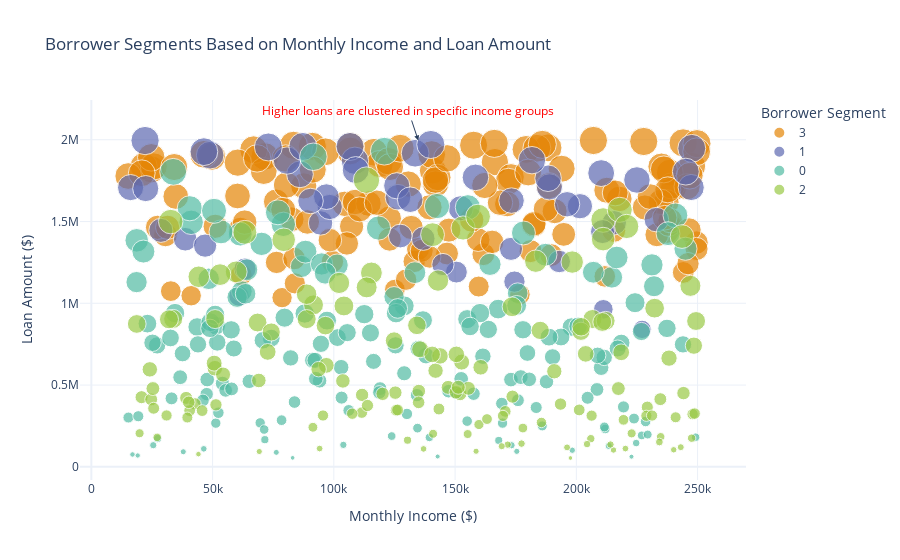

The notebook cell saved with this chart:
### Code cell
optimal_k = 4
kmeans = KMeans(n_clusters=optimal_k, random_state=42, n_init=10)
df['Borrower_Segment'] = kmeans.fit_predict(df_scaled)

fig = px.scatter(df, x='Monthly_Income', y='Loan_Amount',
                 color=df['Borrower_Segment'].astype(str), size='Loan_Amount',
                 hover_data={'Monthly_Income': True, 'Loan_Amount': True, 'Borrower_Segment': True},
                 title="Borrower Segments Based on Monthly Income and Loan Amount",
                 labels={"Monthly_Income": "Monthly Income ($)", "Loan_Amount": "Loan Amount ($)", "Borrower_Segment": "Segment"},
                 color_discrete_sequence=px.colors.qualitative.Vivid)

fig.add_annotation(
    x=df['Monthly_Income'].mean(), y=df['Loan_Amount'].max(),
    text="Higher loans are clustered in specific income groups",
    showarrow=True,
    arrowhead=2,
    font=dict(size=12, color="red")
)

fig.update_layout(
    xaxis_title="Monthly Income ($)",
    yaxis_title="Loan Amount ($)",
    template="plotly_white",
    legend_title="Borrower Segment"
)

fig.show()

### Figure 1 — Plotly figure (JSON) as saved in the notebook; plotly's stock layout.template omitted (floating-point values rounded to 4 significant figures; data arrays with more than 128 entries replaced by an {"elided": "..."} marker saying what was removed)
{"data": [{"customdata": {"elided": "136x1 int values"}, "hovertemplate": "color=3<br>Monthly Income ($)=%{x}<br>Loan Amount ($)=%{marker.size}<br>Segment=%{customdata[0]}<extra></extra>", "legendgroup": "3", "marker": {"color": "rgb(229, 134, 6)", "size": {"elided": "136 int values"}, "sizemode": "area", "sizeref": 4988.0, "symbol": "circle"}, "mode": "markers", "name": "3", "orientation": "v", "showlegend": true, "type": "scatter", "x": {"elided": "136 int values"}, "xaxis": "x", "y": {"elided": "136 int values"}, "yaxis": "y"}, {"customdata": [[1], [1], [1], [1], [1], [1], [1], [1], [1], [1], [1], [1], [1], [1], [1], [1], [1], [1], [1], [1], [1], [1], [1], [1], [1], [1], [1], [1], [1], [1], [1], [1], [1], [1], [1], [1], [1], [1], [1], [1], [1], [1], [1], [1], [1], [1], [1], [1], [1], [1], [1]], "hovertemplate": "color=1<br>Monthly Income ($)=%{x}<br>Loan Amount ($)=%{marker.size}<br>Segment=%{customdata[0]}<extra></extra>", "legendgroup": "1", "marker": {"color": "rgb(93, 105, 177)", "size": [1044620, 1648575, 1581064, 1491149, 1588814, 1132448, 1905591, 1190844, 1395718, 1445811, 1593586, 840605, 1711655, 1764514, 1753924, 1492181, 1627850, 1917306, 1871573, 1707888, 1874964, 1438509, 1707390, 1332807, 1255565, 1605537, 1995049, 1210117, 1788446, 1651948, 1625506, 1927145, 1947268, 1872744, 1795987, 1391701, 1958911, 1955829, 1701377, 1511666, 1804867, 1411236, 1814622, 1352600, 1718531, 1633306, 1958796, 1970955, 963081, 1236944, 1769890], "sizemode": "area", "sizeref": 4988.0, "symbol": "circle"}, "mode": "markers", "name": "1", "orientation": "v", "showlegend": true, "type": "scatter", "x": [60893, 126453, 152348, 94530, 98310, 174476, 48997, 150542, 136863, 28669, 201481, 227112, 188895, 188359, 224988, 215641, 173280, 133516, 108680, 247365, 181703, 210804, 16177, 173059, 192953, 196187, 22151, 63368, 86031, 96929, 90388, 46401, 247601, 80681, 210246, 38711, 106658, 72993, 22421, 233008, 245145, 127418, 109018, 46910, 125944, 131492, 87240, 139982, 211133, 144992, 158401], "xaxis": "x", "y": [1044620, 1648575, 1581064, 1491149, 1588814, 1132448, 1905591, 1190844, 1395718, 1445811, 1593586, 840605, 1711655, 1764514, 1753924, 1492181, 1627850, 1917306, 1871573, 1707888, 1874964, 1438509, 1707390, 1332807, 1255565, 1605537, 1995049, 1210117, 1788446, 1651948, 1625506, 1927145, 1947268, 1872744, 1795987, 1391701, 1958911, 1955829, 1701377, 1511666, 1804867, 1411236, 1814622, 1352600, 1718531, 1633306, 1958796, 1970955, 963081, 1236944, 1769890], "yaxis": "y"}, {"customdata": {"elided": "172x1 int values"}, "hovertemplate": "color=0<br>Monthly Income ($)=%{x}<br>Loan Amount ($)=%{marker.size}<br>Segment=%{customdata[0]}<extra></extra>", "legendgroup": "0", "marker": {"color": "rgb(82, 188, 163)", "size": {"elided": "172 int values"}, "sizemode": "area", "sizeref": 4988.0, "symbol": "circle"}, "mode": "markers", "name": "0", "orientation": "v", "showlegend": true, "type": "scatter", "x": {"elided": "172 int values"}, "xaxis": "x", "y": {"elided": "172 int values"}, "yaxis": "y"}, {"customdata": {"elided": "141x1 int values"}, "hovertemplate": "color=2<br>Monthly Income ($)=%{x}<br>Loan Amount ($)=%{marker.size}<br>Segment=%{customdata[0]}<extra></extra>", "legendgroup": "2", "marker": {"color": "rgb(153, 201, 69)", "size": {"elided": "141 int values"}, "sizemode": "area", "sizeref": 4988.0, "symbol": "circle"}, "mode": "markers", "name": "2", "orientation": "v", "showlegend": true, "type": "scatter", "x": {"elided": "141 int values"}, "xaxis": "x", "y": {"elided": "141 int values"}, "yaxis": "y"}], "layout": {"annotations": [{"arrowhead": 2, "font": {"color": "red", "size": 12}, "showarrow": true, "text": "Higher loans are clustered in specific income groups", "x": 134800.0, "y": 1995325}], "autosize": true, "legend": {"itemsizing": "constant", "title": {"text": "Borrower Segment"}, "tracegroupgap": 0}, "title": {"text": "Borrower Segments Based on Monthly Income and Loan Amount"}, "xaxis": {"anchor": "y", "autorange": true, "domain": [0, 1], "range": [-3083.0, 268300.0], "title": {"text": "Monthly Income ($)"}, "type": "linear"}, "yaxis": {"anchor": "x", "autorange": true, "domain": [0, 1], "range": [-127100.0, 2592000.0], "title": {"text": "Loan Amount ($)"}, "type": "linear"}}}
